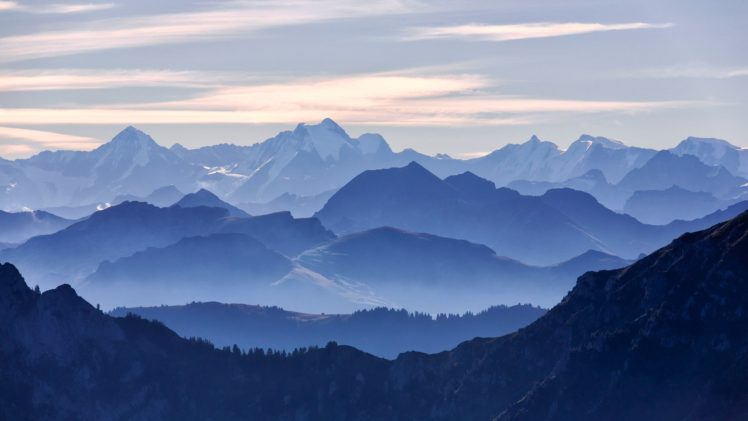
#> input picture mountain.jpg, 748 x 421 px
$ python pastingAnImage.py
#> lines starting #> are read from the running program, lines starting #| are printed output that depends on the picture
from PIL import Image
import cv2
img = Image.open("mountain.jpg")
#> img is the input picture: PIL image 748x421 RGB; mean R, G, B 109.9, 125.8, 161.4
photo = cv2.imread('mountain.jpg')
cv2.imshow('Final', photo)
cv2.waitKey()
cv2.destroyAllWindows()

img2 = Image.open("sun.jpg")
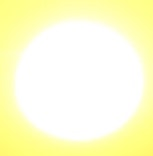
#> input picture sun.jpg, 153 x 156 px
#> img2 is the input picture: PIL image 153x156 RGB; mean R, G, B 254.8, 254.6, 210.3
img.paste(img2, (270, 60))
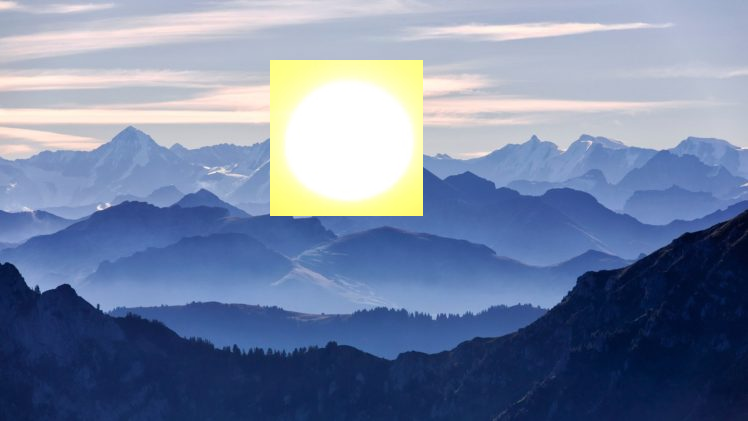
#> img: PIL image 748x421 RGB; mean R, G, B 117, 132.2, 162.5
photo = cv2.imread("sun.jpg")
#> photo: shape (156, 153, 3)
cv2.imshow('Final', photo)
cv2.waitKey()
cv2.destroyAllWindows()

img.save("pasted_picture.jpg")
photo = cv2.imread("pasted_picture.jpg")
#> photo: shape (421, 748, 3)
cv2.imshow('Final', photo)
cv2.waitKey()
cv2.destroyAllWindows()
